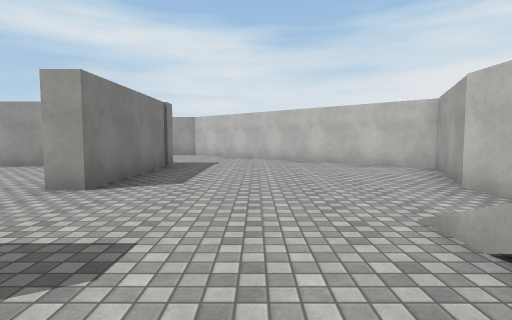
View 1 (above)

24 first-person views from a walk through a scene from a Unity 3-D project. The camera is 1.3 m above the floor, tilts 4° down and sees 80° across. The floor is counted in squares, 2 m on a side. Each view is taken from the middle of a square. On the plan, view 1 faces up. The plan holds only what a view shows up to about 10 squares ahead; the rest is blank. The place goes on beyond the plan. The player is left out. Surface patterns are stand-ins for the level's own textures.

View 2
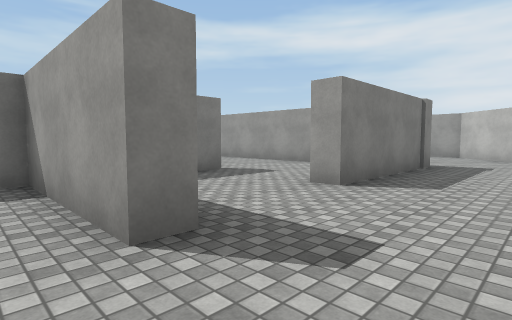

View 3
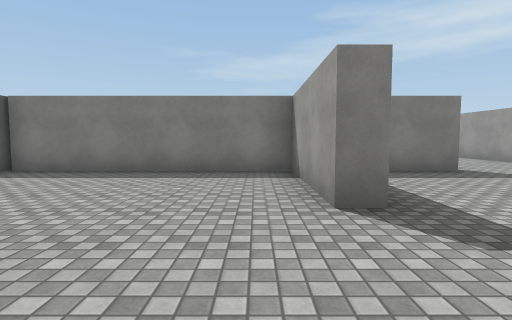

View 4
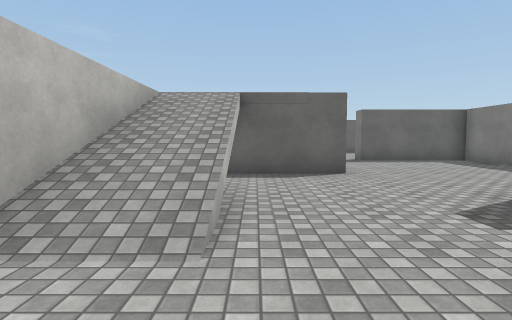

View 5
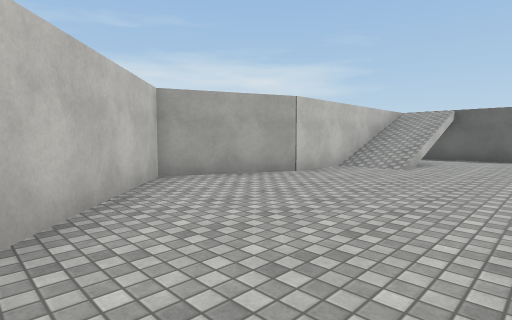

View 6
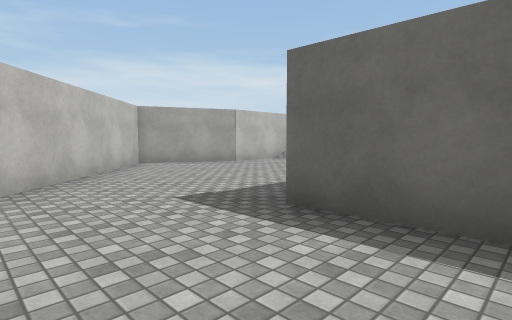

View 7
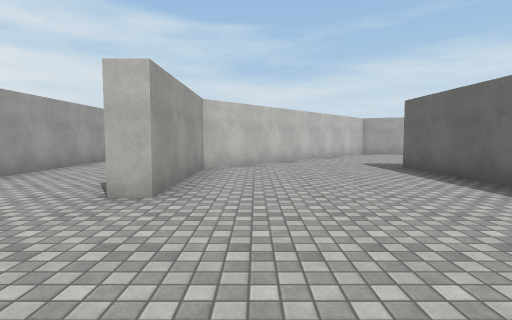

View 8
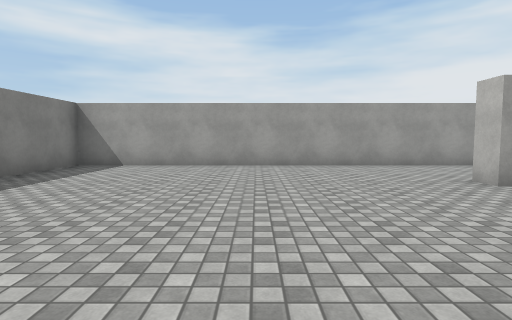

View 9
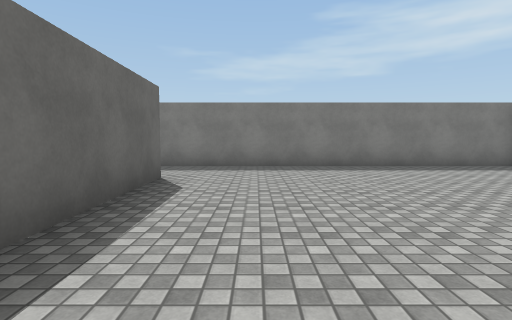

View 10
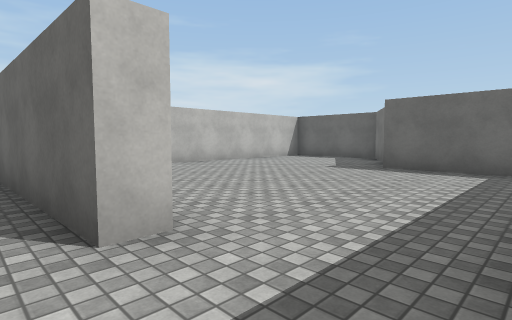

View 11
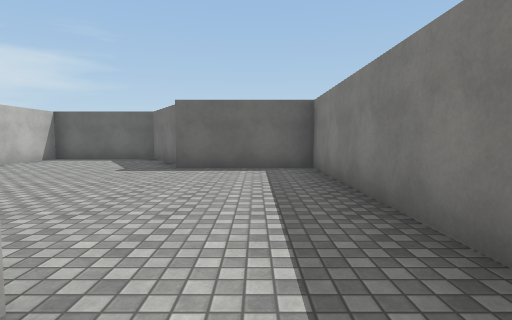

View 12
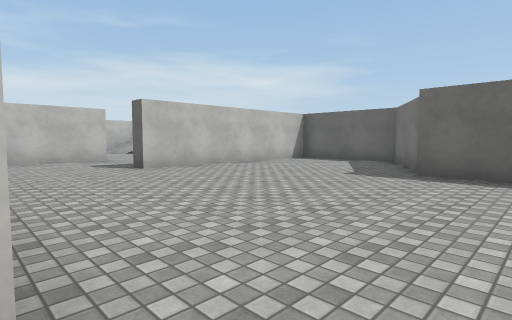

View 13
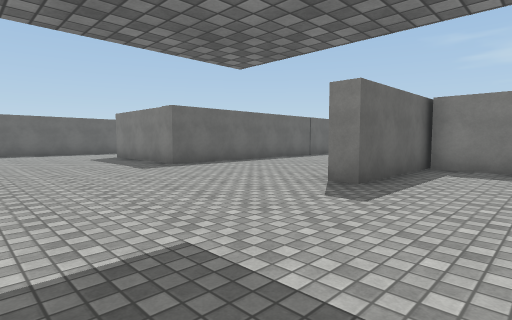

View 14
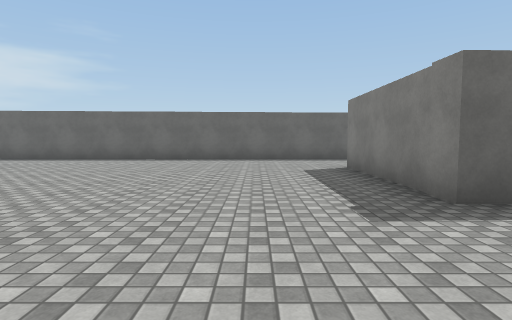

View 15
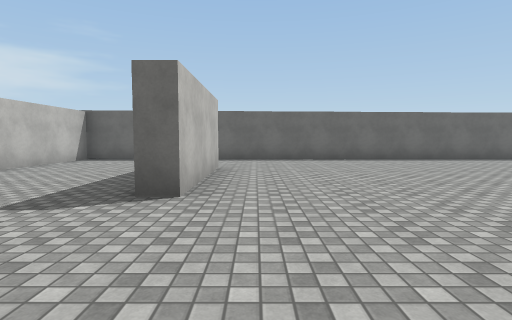

View 16
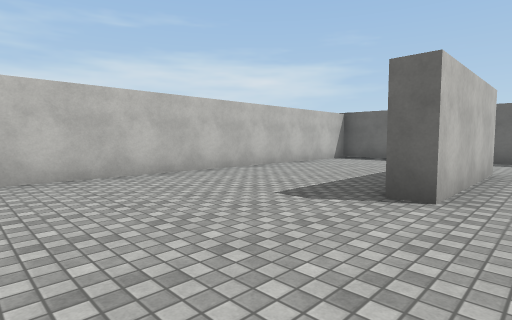

View 17
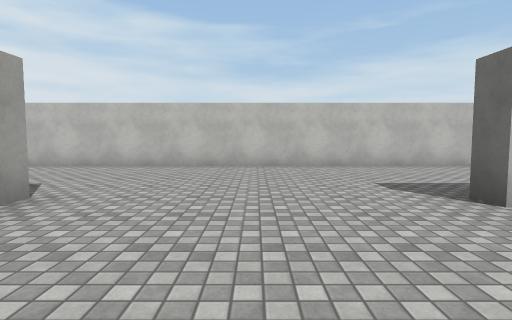

View 18
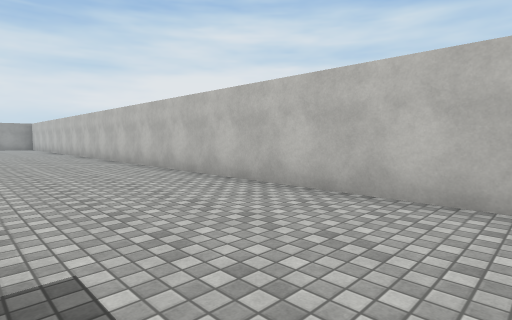

View 19
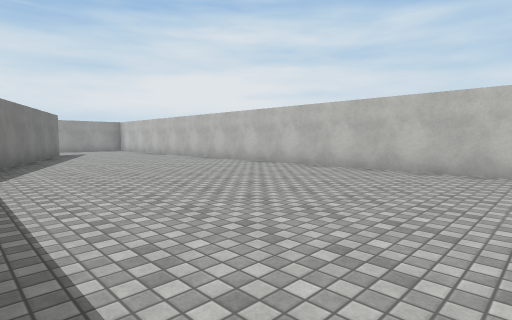

View 20
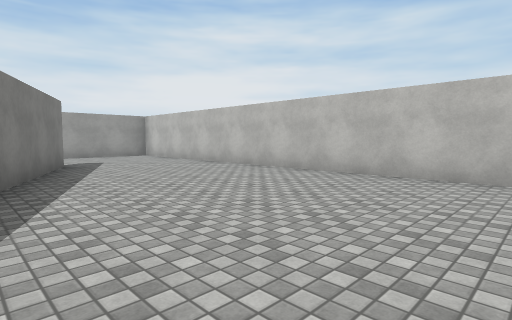

View 21
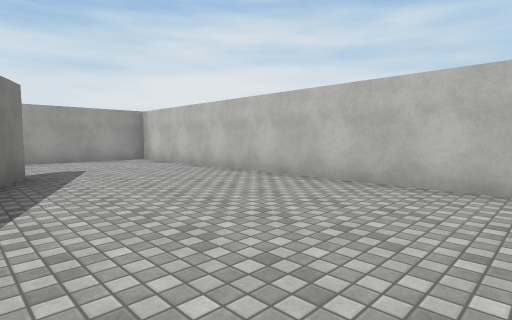

View 22
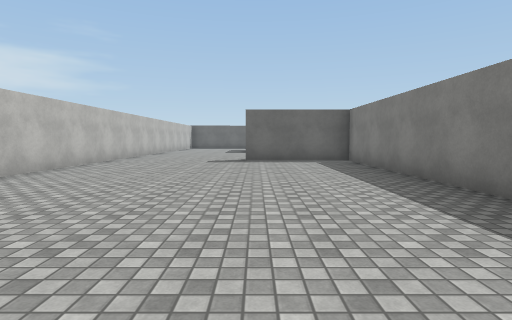

View 23
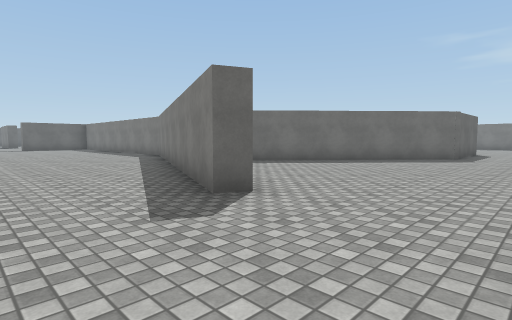

View 24
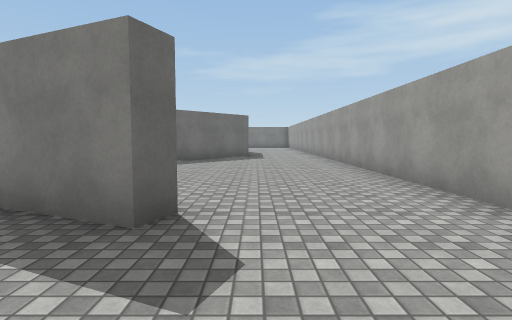

### Floor plan
Ten units are one square. View 1 is at (0, 0); x grows to the right and y downward. Boxes are objects, and circles mark ways between rooms. Rooms are numbered by the first view taken in them; rooms with no view inside come last. Other rooms are left out.
<svg viewBox="-138 -158 246 330">
<path fill="none" stroke="#000" d="M-18 -12 -18 -7M-21 -77 -21 -38 -27 -38M28 8 28 -40 38 -65 -9 -108M-8 17 21 17M-66 -153 -133 -153 -133 -74M-50 -76 -21 -77M-111 -74 -73 -75M-9 -108 -24 -121 -56 -121 -56 -128M-100 -4 -88 17 -56 17 -56 -41M-111 -69 -111 -74M-49 -71 -91 -70M-133 -74 -133 -12 -101 -12M33 -9 33 50 64 50M-18 -7 -51 -7 -51 50M64 55 59 55M-55 50 -21 50 -21 56M-21 99 -21 139M-51 101 -19 100M58 139 58 104 64 104M-32 167 103 166 103 -153 -66 -153M-24 -128 25 -84M63 -124 68 -121 40 -57M-27 -38 -27 -61M-56 -41 -51 -41M-51 -41 -51 -26"/>
<circle cx="-15" cy="-95" r="3" fill="#2a7"/>
<circle cx="-20" cy="7" r="3" fill="#2a7"/>
<circle cx="-20" cy="-25" r="3" fill="#2a7"/>
<circle cx="-125" cy="-70" r="3" fill="#2a7"/>
<circle cx="-55" cy="-145" r="3" fill="#2a7"/>
<circle cx="-50" cy="-55" r="3" fill="#2a7"/>
<circle cx="-35" cy="-40" r="3" fill="#2a7"/>
<text x="0" y="-40">1</text>
<text x="-80" y="-110">2</text>
<text x="-90" y="-30">3</text>
<text x="10" y="40">4</text>
<text x="-40" y="-50">5</text>
<text x="-40" y="-30">6</text>
</svg>
Room 1 opens to room 2. Room 1 opens to room 4. Room 1 opens to room 6. Room 2 opens to room 3. Room 2 opens to room 4. Room 3 opens to room 5. Room 5 opens to room 6.

Where each view was taken, in squares from view 1:
view 1: 0 up, 0 right, facing up
view 2: 0 up, 0 right, facing up-left
view 3: 0 up, 1 right, facing left
view 4: 4 up, 1 right, facing down
view 5: 9 up, 1 left, facing down-right
view 6: 10 up, 4 left, facing down-right
view 7: 11 up, 9 left, facing right
view 8: 8 up, 9 left, facing up
view 9: 9 up, 6 left, facing left
view 10: 8 up, 13 left, facing down-right
view 11: 8 up, 12 left, facing down
view 12: 7 up, 12 left, facing down-right
view 13: 3 down, 2 right, facing down-left
view 14: 7 down, 0 right, facing down
view 15: 7 down, 5 right, facing down
view 16: 7 down, 5 right, facing down-right
view 17: 8 down, 3 right, facing right
view 18: 6 down, 7 right, facing up-right
view 19: 1 down, 4 right, facing up-right
view 20: 4 up, 5 right, facing up-right
view 21: 6 up, 6 right, facing up-right
view 22: 4 up, 6 right, facing down
view 23: 15 up, 9 right, facing down-left
view 24: 13 up, 9 right, facing left
